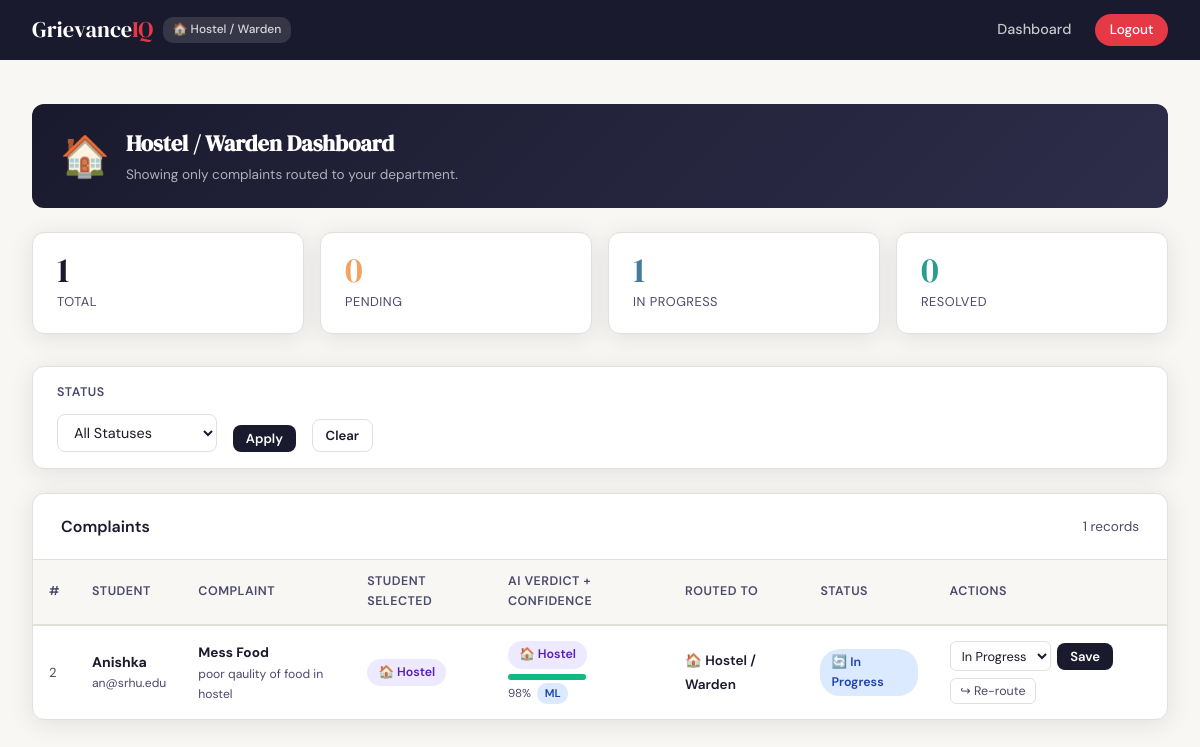
/admin (signed in), run on the app's committed database.
### tables this page shows
CREATE TABLE complaints (
            id             INTEGER PRIMARY KEY AUTOINCREMENT,
            title          TEXT    NOT NULL,
            description    TEXT    NOT NULL,
            category       TEXT    NOT NULL,
            ai_category    TEXT    NOT NULL,
            ai_confidence  REAL    DEFAULT 0.0,
            ai_source      TEXT    DEFAULT 'keyword_fallback',
            routed_to      TEXT    NOT NULL,
            status         TEXT    NOT NULL DEFAULT 'Pending',
            attachment     TEXT    DEFAULT NULL,
            user_id        INTEGER NOT NULL,
            submitted_at   TEXT    NOT NULL,
            FOREIGN KEY(user_id) REFERENCES users(id)
        );

CREATE TABLE users (
            id         INTEGER PRIMARY KEY AUTOINCREMENT,
            name       TEXT    NOT NULL,
            email      TEXT    UNIQUE NOT NULL,
            password   TEXT    NOT NULL,
            role       TEXT    NOT NULL DEFAULT 'student',
            department TEXT    DEFAULT NULL
        );

### app.py (the view)
@app.route('/admin')
def admin_dashboard():
    if 'user_id' not in session or session['user_role'] not in ('admin', 'superadmin'):
        return redirect(url_for('login'))
    is_super  = (session['user_role'] == 'superadmin')
    user_dept = session.get('user_department')
    filter_dept   = request.args.get('category', '')
    filter_status = request.args.get('status', '')
    query  = '''SELECT c.*, u.name as student_name, u.email as student_email
                FROM complaints c JOIN users u ON c.user_id=u.id WHERE 1=1'''
    params = []
    if not is_super:
        query += ' AND c.routed_to=?'
        params.append(user_dept)
    elif filter_dept:
        query += ' AND c.routed_to=?'
        params.append(filter_dept)
    if filter_status:
        query += ' AND c.status=?'
        params.append(filter_status)
    query += ' ORDER BY c.submitted_at DESC'
    conn = get_db()
    complaints = conn.execute(query, params).fetchall()
    conn.close()
    stats = {'Pending': 0, 'In Progress': 0, 'Resolved': 0, 'Total': len(complaints)}
    for c in complaints:
        if c['status'] in stats:
            stats[c['status']] += 1
    return render_template('admin_dashboard.html',
                           complaints=complaints,
                           stats=stats,
                           departments=DEPARTMENTS,
                           is_super=is_super,
                           user_dept=user_dept,
                           selected_category=filter_dept,
                           selected_status=filter_status)

### app.py (called while the page is built)
def get_db():
    conn = sqlite3.connect('grievance.db')
    conn.row_factory = sqlite3.Row
    return conn

### templates/admin_dashboard.html (shortened to what this page needs)
{% extends "base.html" %}
{% block content %}
<div class="page">
    {% if not is_super %}
    <div class="dept-head-banner">
        <span class="big-icon">{{ departments[user_dept].icon }}</span>
        <div>
            <h2>{{ departments[user_dept].label }} Dashboard</h2>
            <p>Showing only complaints routed to your department.</p>
        </div>
    </div>
    {% else %}
    <div style="margin-bottom:.25rem;">
        <h1 class="page-title">⭐ Super Admin Dashboard</h1>
        <p class="page-subtitle">All complaints across every department.</p>
    </div>
    {% endif %}
    <div class="stats-grid">
        <div class="stat-card stat-total"><div class="number">{{ stats.Total }}</div><div class="label">Total</div></div>
        <div class="stat-card stat-pending"><div class="number">{{ stats.Pending }}</div><div class="label">Pending</div></div>
        <div class="stat-card stat-progress"><div class="number">{{ stats['In Progress'] }}</div><div class="label">In Progress</div></div>
        <div class="stat-card stat-resolved"><div class="number">{{ stats.Resolved }}</div><div class="label">Resolved</div></div>
    </div>
    <form method="GET" action="{{ url_for('admin_dashboard') }}">
        <div class="filter-bar">
            <div class="filter-group">
                <label>Status</label>
                <select name="status">
                    <option value="">All Statuses</option>
                </select>
            </div>
            <button type="submit" class="btn btn-primary btn-sm">Apply</button>
            <a href="{{ url_for('admin_dashboard') }}" class="btn btn-outline btn-sm">Clear</a>
        </div>
    </form>
    <div class="card">
        <div class="card-header">
            <span style="font-weight:600;">Complaints</span>
            <span style="color:var(--ink-soft); font-size:.85rem;">{{ complaints|length }} records</span>
        </div>
        {% if complaints %}
        <div class="table-wrap">
            <table>
                <thead>
                    <tr>
                        <th>#</th>
                        <th>Student</th>
                        <th>Complaint</th>
                        <th>Student selected</th>
                        <th>AI verdict + confidence</th>
                        <th>Routed to</th>
                        <th>Status</th>
                        <th>Actions</th>
                    </tr>
                </thead>
                <tbody>
                {% for c in complaints %}
                {% set conf = c.ai_confidence * 100 %}
                {% set is_mismatch = (c.category != c.ai_category and c.category != 'Other') %}
                <tr {% if is_mismatch %}class="mismatch-row"{% endif %}>
                    <td style="color:var(--ink-soft);font-size:.82rem;">{{ c.id }}</td>
                    <td>
                        <strong style="font-size:.88rem;">{{ c.student_name }}</strong>
                        <div style="font-size:.76rem;color:var(--ink-soft);">{{ c.student_email }}</div>
                    </td>
                    <td style="max-width:200px;">
                        <strong style="font-size:.85rem;">{{ c.title }}</strong>
                        <div style="font-size:.76rem;color:var(--ink-soft);margin-top:.1rem;">
                            {{ c.description[:65] }}{% if c.description|length>65 %}…{% endif %}
                        </div>
                    </td>
                    <td>
                        <span class="badge badge-{{ c.category|lower }}">
                            {% if c.category in departments %}{{ departments[c.category].icon }}{% endif %}
                            {{ c.category }}
                        </span>
                    </td>
                    <td>
                        <span class="badge badge-{{ c.ai_category|lower }}">
                            {% if c.ai_category in departments %}{{ departments[c.ai_category].icon }}{% endif %}
                            {{ c.ai_category }}
                        </span>
                        <div class="conf-bar-wrap" style="margin-top:.3rem;">
                            <div class="conf-bar {% if conf >= 75 %}conf-high{% elif conf >= 50 %}conf-medium{% else %}conf-low{% endif %}"
                                 style="width:{{ [conf,100]|min }}%"></div>
                        </div>
                        <div style="display:flex;align-items:center;gap:.4rem;margin-top:.2rem;">
                            <span class="conf-label">{{ "%.0f"|format(conf) }}%</span>
                            <span class="source-tag {% if c.ai_source=='ml_model' %}source-ml{% else %}source-kw{% endif %}">
                                {{ 'ML' if c.ai_source=='ml_model' else 'KW' }}
                            </span>
                        </div>
                    </td>
                    <td>
                        <span style="font-weight:600;font-size:.85rem;">
                            {% if c.routed_to in departments %}{{ departments[c.routed_to].icon }}{% endif %}
                            {{ departments[c.routed_to].label if c.routed_to in departments else c.routed_to }}
                        </span>
                    </td>
                    <td>
                        {% if c.status=='Pending' %}<span class="badge badge-pending">⏳ Pending</span>
                        {% elif c.status=='In Progress' %}<span class="badge badge-progress">🔄 In Progress</span>
                        {% else %}<span class="badge badge-resolved">✅ Resolved</span>{% endif %}
                    </td>
                    <td>
                        <form method="POST" action="{{ url_for('update_status',cid=c.id) }}" class="status-form">
                            <select name="status">
                                <option {% if c.status=='In Progress' %}selected{% endif %}>In Progress</option>
                            </select>
                            <button type="submit" class="btn btn-primary btn-sm">Save</button>
                        </form>
                        <button class="reroute-btn" style="margin-top:.4rem;"
                                onclick="openReroute({{ c.id }}, '{{ c.routed_to }}')">
                            ↪ Re-route
                        </button>
                    </td>
                </tr>
                {% endfor %}
                </tbody>
            </table>
        </div>
        {% else %}
        <div class="empty-state">
            <div class="icon">📭</div>
            <p>No complaints found.</p>
        </div>
        {% endif %}
    </div>
</div>
{% endblock %}

### templates/base.html (style rules this page uses)
*, *::before, *::after { box-sizing: border-box; margin: 0; padding: 0; }
:root { --ink: #1a1a2e; --ink-soft: #4a4a6a; --surface: #f8f7f4; --white: #ffffff; --accent: #e63946; --accent2: #457b9d; --accent3: #2a9d8f; --warn: #f4a261; --border: #e2e0da; --shadow: 0 4px 24px rgba(26,26,46,.10); --radius: 12px; }
body { font-family: 'DM Sans', sans-serif; background: var(--surface); color: var(--ink); min-height: 100vh; line-height: 1.6; }
.page { padding: 2rem; max-width: 1200px; margin: 0 auto; }
.card { background: var(--white); border-radius: var(--radius); box-shadow: var(--shadow); border: 1px solid var(--border); }
.card-header { padding: 1.25rem 1.75rem; border-bottom: 1px solid var(--border); display: flex; align-items: center; justify-content: space-between; }
.stats-grid { display: grid; grid-template-columns: repeat(auto-fit, minmax(150px, 1fr)); gap: 1rem; margin-bottom: 2rem; }
.stat-card { background: var(--white); border-radius: var(--radius); padding: 1.25rem 1.5rem; border: 1px solid var(--border); box-shadow: var(--shadow); }
.stat-card .number { font-family: 'DM Serif Display', serif; font-size: 2.2rem; line-height: 1; }
.stat-card .label { font-size: .8rem; color: var(--ink-soft); margin-top: .25rem; text-transform: uppercase; letter-spacing: .5px; }
.stat-pending .number { color: var(--warn); }
.stat-progress .number { color: var(--accent2); }
.stat-resolved .number { color: var(--accent3); }
.stat-total .number { color: var(--ink); }
.table-wrap { overflow-x: auto; }
table { width: 100%; border-collapse: collapse; font-size: .9rem; }
th { background: var(--surface); padding: .75rem 1rem; text-align: left; font-weight: 600; font-size: .78rem; text-transform: uppercase; letter-spacing: .5px; color: var(--ink-soft); border-bottom: 2px solid var(--border); }
td { padding: .9rem 1rem; border-bottom: 1px solid var(--border); vertical-align: middle; }
tr:last-child td { border-bottom: none; }
.badge { display: inline-block; padding: .25rem .7rem; border-radius: 20px; font-size: .78rem; font-weight: 600; }
.badge-progress { background: #dbeafe; color: #1e40af; }
.badge-hostel { background: #ede9fe; color: #5b21b6; }
.btn { display: inline-block; padding: .55rem 1.25rem; border-radius: 8px; border: none; cursor: pointer; font-family: 'DM Sans', sans-serif; font-size: .9rem; font-weight: 600; text-decoration: none; transition: opacity .15s, transform .1s; }
.btn-primary { background: var(--ink); color: var(--white); }
.btn-outline { background: transparent; color: var(--ink); border: 1.5px solid var(--border); }
.btn-sm { padding: .3rem .8rem; font-size: .82rem; }
label { display: block; font-size: .88rem; font-weight: 600; margin-bottom: .4rem; }
input[type="text"], input[type="email"], input[type="password"], textarea, select { width: 100%; padding: .7rem 1rem; border: 1.5px solid var(--border); border-radius: 8px; font-family: 'DM Sans', sans-serif; font-size: .95rem; background: var(--white); color: var(--ink); transition: border-color .2s, box-shadow .2s; outline: none; }

### data on the page
complaints: id "2", student_name "Anishka", student_email "an@srhu.edu", title "Mess Food", description "poor qaulity of food in hostel", category "🏠", category "Hostel", ai_category "🏠", ai_category "Hostel", {{ [conf,100]|min }} 97.77077009769349 (drawn), conf "98", ai_source "ML", routed_to "🏠", routed_to "Hostel / Warden", shows "🔄 In Progress", status "In Progress"

### other printed values
{{ departments[session.user_department].icon }} "🏠"
{{ departments[session.user_department].label }} "Hostel / Warden"
{{ departments[user_dept].icon }} "🏠"
{{ departments[user_dept].label }} "Hostel / Warden"
{{ stats.Total }} "1"
{{ stats.Pending }} "0"
{{ stats['In Progress'] }} "1"
{{ stats.Resolved }} "0"
{{ complaints|length }} "1"
